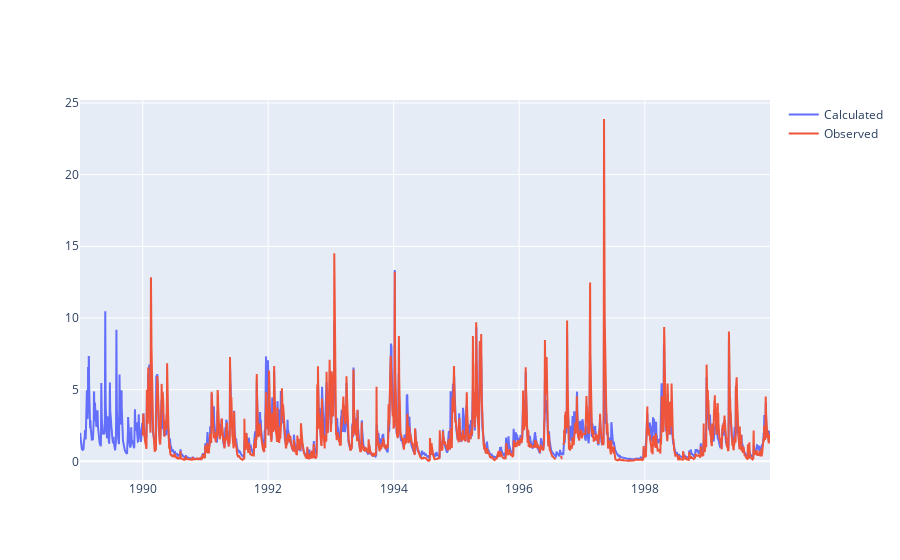

Notebook code cell kept with this figure:
### Code cell
fig = go.Figure([
    go.Scatter(x=outputs.index, y=outputs['flow'], name="Calculated"),
    go.Scatter(x=inputs.data.index, y=inputs.data['flow_mm'], name="Observed"),
])
fig.show()

### Figure 1 — Plotly figure (JSON) as saved in the notebook; plotly's stock layout.template omitted (floating-point values rounded to 4 significant figures; data arrays with more than 128 entries replaced by an {"elided": "..."} marker saying what was removed)
{"data": [{"name": "Calculated", "type": "scatter", "x": {"elided": "4017 str values"}, "y": {"elided": "4017 float values"}}, {"name": "Observed", "type": "scatter", "x": {"elided": "4017 str values"}, "y": {"elided": "4017 float values"}}], "layout": {}}
